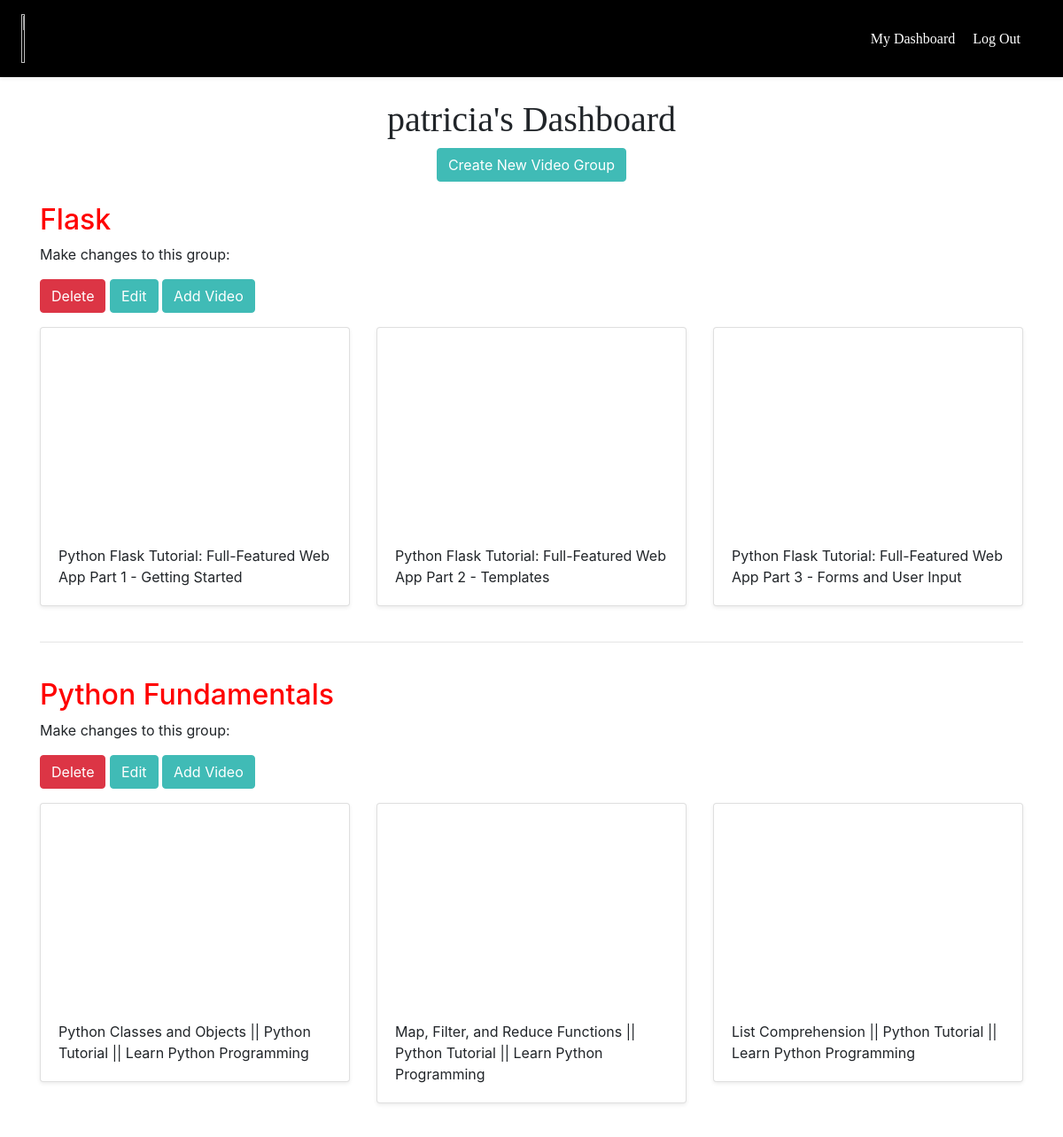
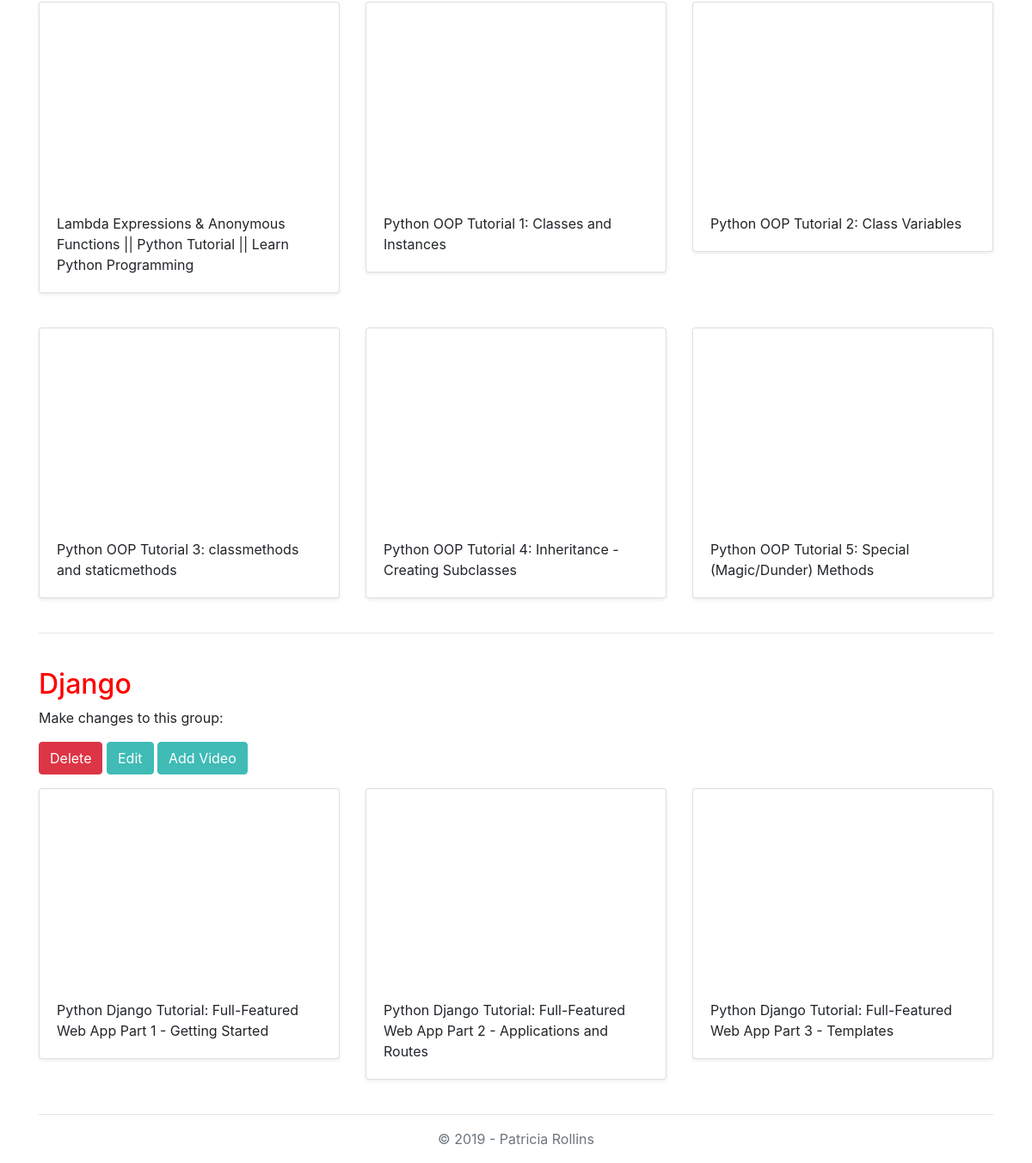
The page /dashboard (signed in) on the database its author committed (2 pictures, top to bottom).
### groups/models.py (models this page shows, shortened)
class Group(models.Model):
    title = models.CharField(max_length=255)
    user = models.ForeignKey(User, on_delete=models.CASCADE)

class Video(models.Model):
    title = models.CharField(max_length=255)
    url = models.URLField()
    youtube_id = models.CharField(max_length=255)
    group = models.ForeignKey(Group, on_delete=models.CASCADE)

### groups/views.py (the view)
# urls.py: path('dashboard', views.dashboard, name='dashboard'),
@login_required
def dashboard(request):
    groups = Group.objects.filter(user=request.user)
    return render(request, 'groups/dashboard.html', {'groups':groups})

### groups/templates/groups/dashboard.html
{% extends 'groups/base.html' %}
{% block content %}
<br />
<div class="container">
  <div class="text-center">
    <h1>{{ user.username }}'s Dashboard</h1>
    <a href="{% url 'create_group' %}" class="btn btn-primary">Create New Video Group</a>
  </div>
  {% for group in groups %}
    <br />
    <h2><a href="{% url 'detail_group' group.id %}">{{ group.title }}</a></h2>
    <p>Make changes to this group: </p>
    <a href="{% url 'delete_group' group.id %}" class="btn btn-danger">Delete</a>
    <a href="{% url 'update_group' group.id %}" class="btn btn-primary">Edit</a>
    <a href="{% url 'add_video' group.id %}" class="btn btn-primary">Add Video</a>
    <div class="row">
      {% for video in group.video_set.all %}
      <div class="col-md-4 mt-3">
        <div class="card mb-4 shadow-sm">
          <iframe width="100%" height="225" src="https://www.youtube.com/embed/{{ video.youtube_id }}" frameborder="0" allow="accelerometer; autoplay; encrypted-media; gyroscope; picture-in-picture" allowfullscreen></iframe>
          <div class="card-body">
            <p class="card-text">{{ video.title }}</p>
          </div>
        </div>
      </div>
      {% endfor %}
    </div>
    <hr />
  {% endfor %}
</div>
{% endblock %}

### groups/templates/groups/base.html (shortened to what this page needs)
<!doctype html>
<html lang="en">
{% load staticfiles %}
<head>
  <link rel="stylesheet" href="https://stackpath.bootstrapcdn.com/bootstrap/4.2.1/css/bootstrap.min.css">
  <link href="{% static 'custom.css' %}" rel="stylesheet">
  <link href="//db.onlinewebfonts.com/c/261506be3344b3806eefa054f0f6fbf1?family=Tempus+Sans+ITC" rel="stylesheet" type="text/css"/>
  <link rel="stylesheet" href="{% static 'open-iconic/font/css/open-iconic-bootstrap.css' %}">
</head>
<body>
  <div class="d-flex flex-column flex-md-row align-items-center p-3 px-md-4 shadow-sm" id="navbar">
    <div class="my-0 mr-md-auto"><a href="{% url 'home' %}">
      <img src="{% static 'logo.png' %}" class="d-inline-block align-top" height='55' width='35%' />
    </a></div>
    <nav class="my-2 my-md-0 mr-md-3">
      {% if user.is_authenticated %}
      <a class="p-2 text-white" href="{% url 'dashboard' %}">My Dashboard</a>
      <a class="p-2 text-white" href="{% url 'logout' %}">Log Out</a>
      {% else %}
      <a class="p-2 text-white" href="{% url 'login' %}">Log In</a>
      {% endif %}
    </nav>
  </div>
  {% block content %}
  {% endblock %}
  <footer class="footer">
      <div class="container text-center text-muted">
        <p>© {% now 'Y' %} - Patricia Rollins</p>
      </div>
  </footer>
</body>
</html>

### groups/static/custom.css (style rules this page uses)
h1, #navbar { font-family: Tempus Sans ITC; }
#navbar { background-color:#000; }
a { color: red; }
.btn-primary { background-color: #40BBB6; border-color: #40BBB6; }

### rows shown on the page
Group: title "Flask"
Video: title "Python Flask Tutorial: Full-Featured Web App Part 1 - Getting Started"
Video: title "Python Flask Tutorial: Full-Featured Web App Part 2 - Templates"
Video: title "Python Flask Tutorial: Full-Featured Web App Part 3 - Forms and User Input"
Group: title "Python Fundamentals"
Video: title "Python Classes and Objects || Python Tutorial || Learn Python Programming"
Video: title "Map, Filter, and Reduce Functions || Python Tutorial || Learn Python Programming"
Video: title "List Comprehension || Python Tutorial || Learn Python Programming"
Video: title "Lambda Expressions & Anonymous Functions || Python Tutorial || Learn Python Programming"
Video: title "Python OOP Tutorial 1: Classes and Instances"
Video: title "Python OOP Tutorial 2: Class Variables"
Video: title "Python OOP Tutorial 3: classmethods and staticmethods"
Video: title "Python OOP Tutorial 4: Inheritance - Creating Subclasses"
Video: title "Python OOP Tutorial 5: Special (Magic/Dunder) Methods"
Group: title "Django"
Video: title "Python Django Tutorial: Full-Featured Web App Part 1 - Getting Started"
Video: title "Python Django Tutorial: Full-Featured Web App Part 2 - Applications and Routes"
Video: title "Python Django Tutorial: Full-Featured Web App Part 3 - Templates"

### other values the page prints
{{ user.username }} "patricia"
